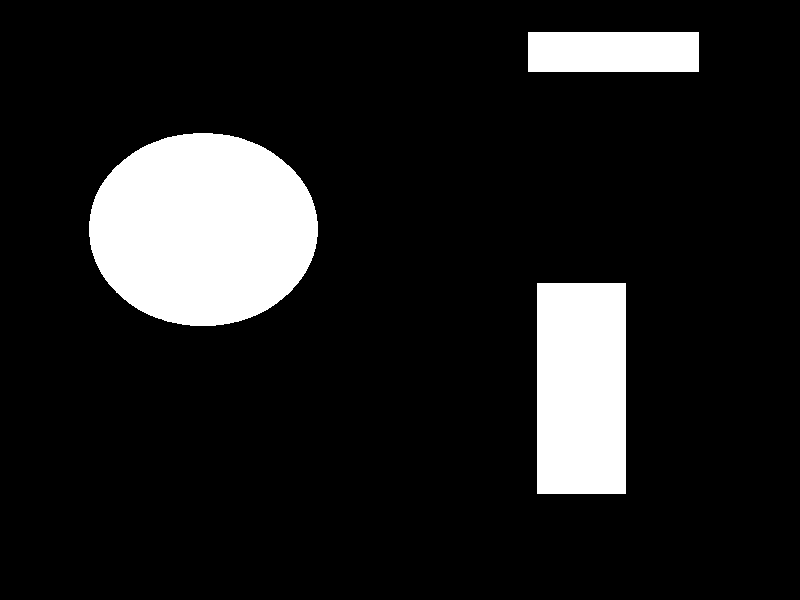
%> input picture implementacoes/PDI/task2/figures2.gif, 800 x 600 px
$ octave runObjConecMATLAB.m   (GNU Octave 9; MATLAB toolbox functions it lacks are replaced by stand-ins)
%> lines starting %> are read from the running program, lines starting %| are printed output that depends on the picture; in (x1, y1, x2, y2) boxes, pixels count from 0 and x2, y2 are one past the last pixel; in counts of white or black regions, pixels touching at a corner belong together; the program's own positions count from 1
clear; close all; clc

img = imread('figures2.gif');
%> img is the input picture: size 600x800 uint8; 12.6% white; 3 white regions, box (x1, y1, x2, y2) and area: (89, 133, 318, 326) 34752, (537, 283, 626, 494) 18779, (528, 32, 699, 72) 6840

[labelComp numComp] = bwlabel(img);
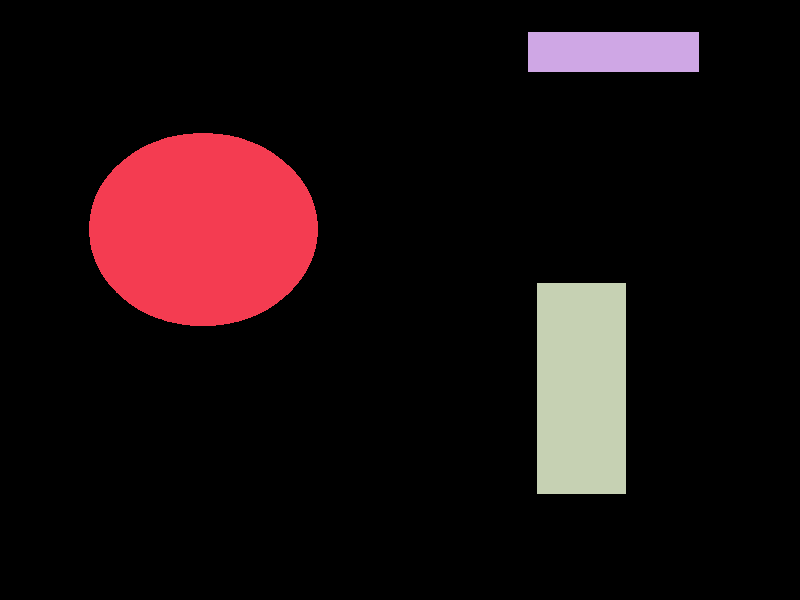
%> labelComp: size 600x800 double; 4 distinct labels, from 0 to 3; one colour per label, 0 black
%> numComp = 3
imshow(labelComp); colormap('lines');
%> after `colormap('lines')`:
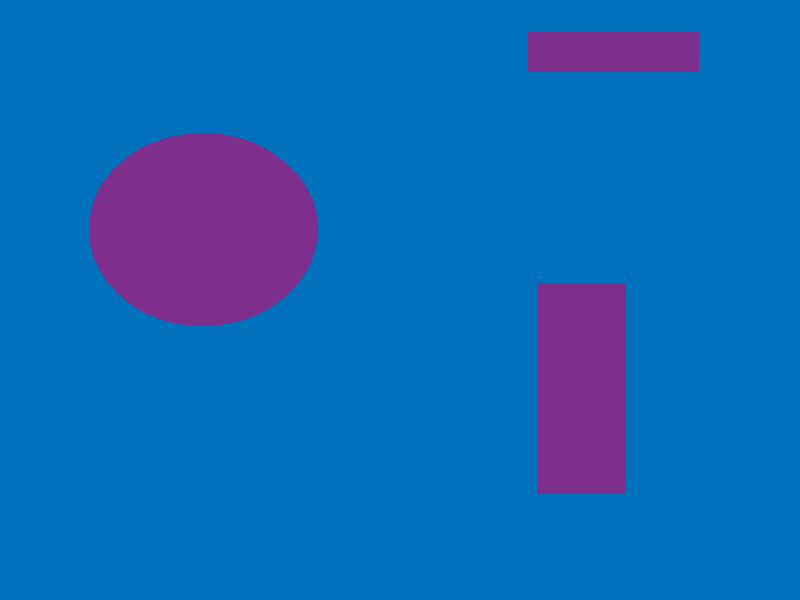
%> displayed picture: size 600x800x3, on the screen's scale of 0 to 255; mean R, G, B 15.8, 105.6, 183.1

hold on
for i=1:numComp

    [r,c] = find(labelComp==i);
    figure, imshow(img(min(r):max(r), min(c):max(c)));

end
%> this loop made 3 passes
%> pass 1, `imshow(img(min(r):max(r), min(c):max(c)))`:
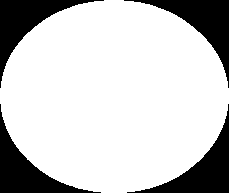
%> displayed picture: size 193x229, on the screen's scale of 0 to 255; 78.6% white; 4 black regions, box (x1, y1, x2, y2) and area: (127, 104, 229, 193) 2392, (124, 0, 229, 88) 2385, (0, 104, 101, 193) 2339, (0, 0, 104, 88) 2329


%http://www2.ic.uff.br/~aconci/OTSUeOutras.pdf
